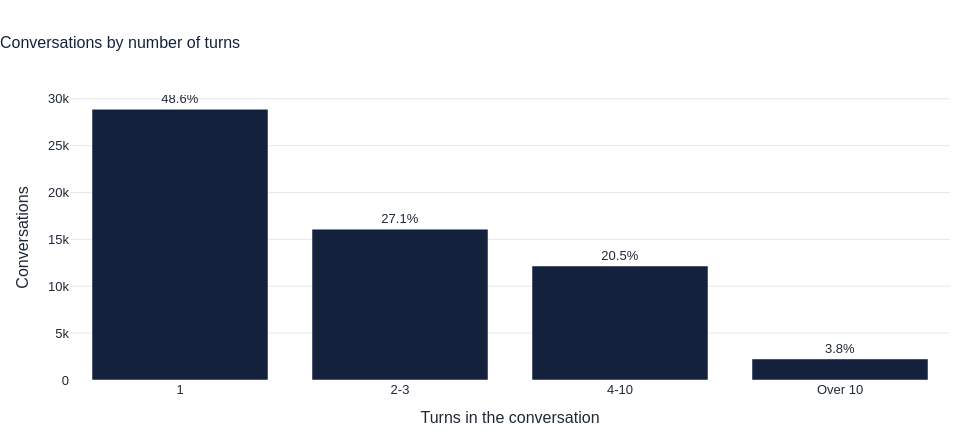

This figure's notebook cell:
### Markdown cell above
# 8. Engagement depth

### Code cell
turns = sql("select * from gold_turns_distribution")
fig = go.Figure(go.Bar(x=turns.turn_bucket, y=turns.conversations, marker_color=NAVY,
                       text=[pct(v / turns.conversations.sum()) for v in turns.conversations], textposition="outside"))
style(fig, "Conversations by number of turns", xtitle="Turns in the conversation", ytitle="Conversations").show()

stats = sql("select avg(turn) as mean_turns, median(turn) as median_turns, max(turn) as max_turns, avg((turn > 1)::int) as multi_turn_rate from valid_conversations")
display(stats)
s = stats.iloc[0]
md(f"The mean conversation has {s.mean_turns:.2f} turns and the median has {s.median_turns:.0f}. "
   f"{pct(s.multi_turn_rate)} of conversations go past one turn. The longest has {n(s.max_turns)} turns. "
   f"In plain words: {pct(1 - s.multi_turn_rate, 0)} of conversations end after one exchange, and the rest continue.")

### Figure 1 — Plotly figure (JSON) as saved in the notebook; plotly's stock layout.template omitted (floating-point values rounded to 4 significant figures)
{"data": [{"marker": {"color": "#14213D"}, "text": ["48.6%", "27.1%", "20.5%", "3.8%"], "textposition": "outside", "type": "bar", "x": ["1", "2-3", "4-10", "Over 10"], "y": [28883, 16094, 12162, 2247]}], "layout": {"font": {"color": "#1F2937", "family": "Arial", "size": 13}, "height": 440, "legend": {"orientation": "h", "x": 0, "y": 1.07}, "margin": {"b": 60, "l": 70, "r": 30, "t": 95}, "title": {"font": {"color": "#14213D", "size": 16}, "text": "Conversations by number of turns", "x": 0}, "width": 980, "xaxis": {"showgrid": false, "title": {"text": "Turns in the conversation"}}, "yaxis": {"gridcolor": "#E5E7EB", "title": {"text": "Conversations"}, "zeroline": false}}}
